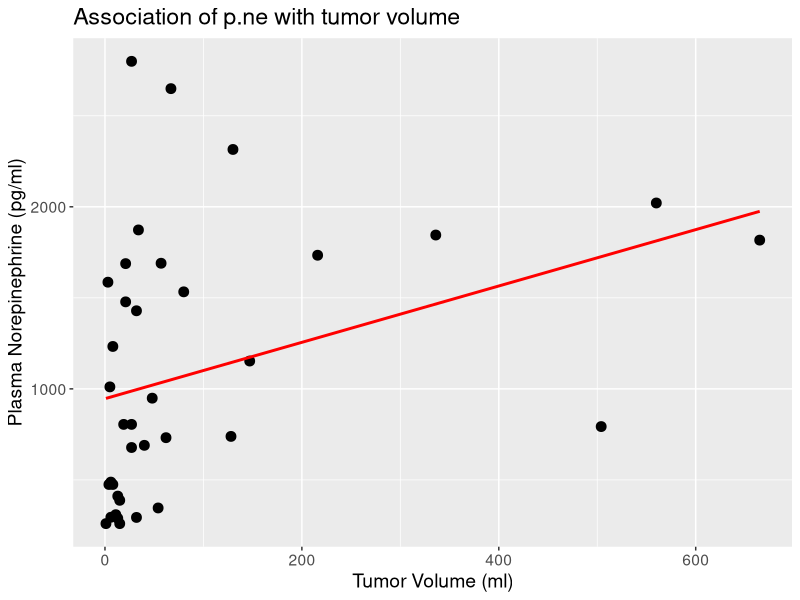
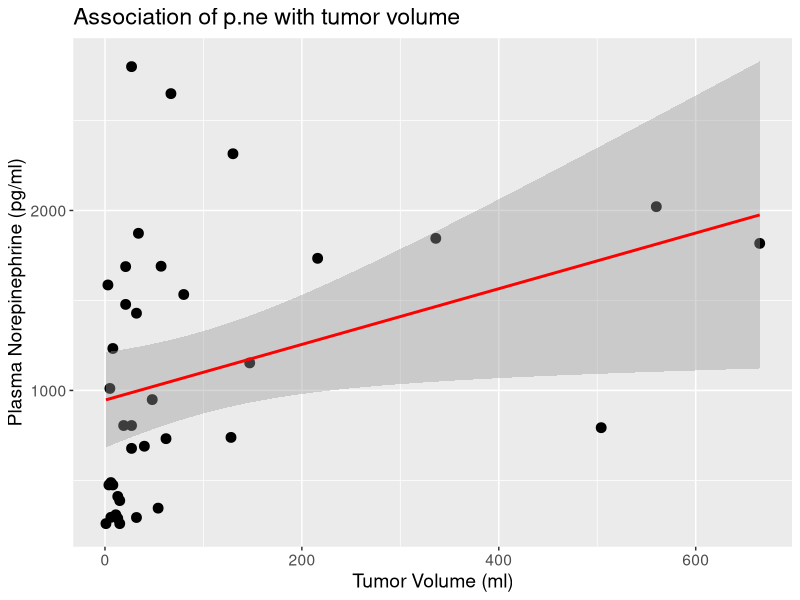

These charts were generated, in order, by the following R code: (Note: this script raises an error after producing the figures.)
## ---- chunk 1
knitr::opts_chunk$set(comment=NA)
options(width = 55)
## ---- chunk 2
library(tidyverse)

VHL <- read.csv("vonHippel-Lindau.csv") %>% tbl_df
## ---- chunk 3
head(VHL)
## ---- chunk 4
ggplot(VHL, aes(x = tumorvol, y = p.ne)) +
  geom_point(size = 3) +
  geom_smooth(method="lm", col = "red", se = FALSE) +
  theme(text = element_text(size = 14)) +
  labs(title = "Association of p.ne with tumor volume",
       x = "Tumor Volume (ml)", y = "Plasma Norepinephrine (pg/ml)")
## ---- chunk 5
model1 <- lm(p.ne ~ tumorvol, data = VHL)
model1
## ---- chunk 6
predict(model1, newdata = data_frame(tumorvol = 200), 
        interval = "prediction", level = 0.95)
## ---- chunk 7
predict(model1, newdata = data_frame(tumorvol = 200), 
        interval = "confidence", level = 0.95)
## ---- chunk 8
ggplot(VHL, aes(x = tumorvol, y = p.ne)) +
  geom_point(size = 3) +
  geom_smooth(method="lm", col = "red") +
  theme(text = element_text(size = 14)) +
  labs(title = "Association of p.ne with tumor volume",
       x = "Tumor Volume (ml)", y = "Plasma Norepinephrine (pg/ml)")
## ---- chunk 9
knitr::include_graphics("images/model1summary.png")
## ---- chunk 10
knitr::include_graphics("images/model1b.png")
## ---- chunk 11
broom::tidy(model1)
## ---- chunk 12
knitr::include_graphics("images/model1a.png")
## ---- chunk 13
knitr::include_graphics("images/resid1a.png")
## ---- chunk 14
knitr::include_graphics("images/resid1b.png")
## ---- chunk 15
knitr::include_graphics("images/resid1c.png")
## ---- chunk 16
knitr::include_graphics("images/resid1d.png")
## ---- chunk 17
knitr::include_graphics("images/model1c.png")
## ---- chunk 18
cor(VHL$p.ne, VHL$tumorvol)
## ---- chunk 19
broom::glance(model1)
## ---- chunk 20
knitr::include_graphics("images/group_form.png")
## ---- chunk 21
cor(VHL$p.ne, VHL$tumorvol)
cor(VHL$p.ne, VHL$tumorvol, method = "spearman")
## ---- chunk 22
set.seed(431912)

x <- rnorm(100, 50, 10)
e <- rnorm(100, 0, 21)
y <- -2*x + 300 + e

frame1 <- data_frame(id = 1:100, x, y) 

ggplot(frame1, aes(x = x, y = y)) +
  geom_point() +
  geom_smooth(method = "lm", se = FALSE, col = "red") +
  annotate("text", x = 65, y = 260, col = "blue", size = 6, 
           label = paste0("Pearson r = ", round(cor(frame1$x, frame1$y),3))) +
  annotate("text", x = 32, y = 160, col = "red", size = 6,
           label = paste0("OLS: intercept = ", round(coef(lm(y ~ x, data = frame1))[1],1))) +
  annotate("text", x = 32, y = 150, col = "red", size = 6,
           label = paste0("OLS: slope = ", round(coef(lm(y ~ x, data = frame1))[2],1)))
## ---- chunk 23
set.seed(431912)

x <- rnorm(100, 50, 10)
e <- rnorm(100, 0, 45.3)
y <- -2*x + 300 + e

frame2 <- data_frame(id = 1:100, x, y) 

ggplot(frame2, aes(x = x, y = y)) +
  geom_point() +
  geom_smooth(method = "lm", se = FALSE, col = "red") +
  annotate("text", x = 65, y = 340, col = "blue", size = 6, 
           label = paste0("Pearson r = ", round(cor(frame2$x, frame2$y),3))) +
  annotate("text", x = 32, y = 80, col = "red", size = 6,
           label = paste0("OLS: intercept = ", round(coef(lm(y ~ x, data = frame2))[1],1))) +
  annotate("text", x = 32, y = 65, col = "red", size = 6,
           label = paste0("OLS: slope = ", round(coef(lm(y ~ x, data = frame2))[2],1)))
## ---- chunk 24
set.seed(431912)

x <- rnorm(100, 50, 10)
e <- rnorm(100, 0, 129)
y <- -2*x + 400 + e

frame3 <- data_frame(id = 1:100, x, y) 

ggplot(frame3, aes(x = x, y = y)) +
  geom_point() +
  geom_smooth(method = "lm", se = FALSE, col = "red") +
  annotate("text", x = 65, y = 580, col = "blue", size = 6, 
           label = paste0("Pearson r = ", round(cor(frame3$x, frame3$y),3))) +
  annotate("text", x = 32, y = 80, col = "red", size = 6,
           label = paste0("OLS: intercept = ", round(coef(lm(y ~ x, data = frame3))[1],1))) +
  annotate("text", x = 32, y = 40, col = "red", size = 6,
           label = paste0("OLS: slope = ", round(coef(lm(y ~ x, data = frame3))[2],1)))
## ---- chunk 25
set.seed(431933)

x <- rnorm(100, 50, 10)
e <- rnorm(100, 0, 9.8)
y <- - 2.2*x + 180 + e

frame4 <- data_frame(id = 1:100, x, y) 

ggplot(frame4, aes(x = x, y = y)) +
  geom_point() +
  geom_smooth(method = "lm", se = FALSE, col = "red") +
  annotate("text", x = 65, y = 100, col = "blue", size = 6, 
           label = paste0("Pearson r = ", round(cor(frame4$x, frame4$y),3))) +
  annotate("text", x = 32, y = 50, col = "red", size = 6,
           label = paste0("OLS: intercept = ", round(coef(lm(y ~ x, data = frame4))[1],1))) +
  annotate("text", x = 32, y = 40, col = "red", size = 6,
           label = paste0("OLS: slope = ", round(coef(lm(y ~ x, data = frame4))[2],1)))
## ---- chunk 26
p1 <- ggplot(frame1, aes(x = x, y = y)) +
  geom_point() +
  geom_smooth(method = "lm", se = FALSE, col = "red") + 
  annotate("text", x = 65, y = 250, col = "blue", size = 7, 
           label = paste0("r = ", round(cor(frame1$x, frame1$y),2)))

p2 <- ggplot(frame2, aes(x = x, y = y)) +
  geom_point() +
  geom_smooth(method = "lm", se = FALSE, col = "red") + 
  annotate("text", x = 65, y = 300, col = "blue", size = 7, 
           label = paste0("r = ", round(cor(frame2$x, frame2$y),2)))

p3 <- ggplot(frame3, aes(x = x, y = y)) +
  geom_point() +
  geom_smooth(method = "lm", se = FALSE, col = "red") + 
  annotate("text", x = 65, y = 600, col = "blue", size = 7, 
           label = paste0("r = ", round(cor(frame3$x, frame3$y),2)))

p4 <- ggplot(frame4, aes(x = x, y = y)) +
  geom_point() +
  geom_smooth(method = "lm", se = FALSE, col = "red") + 
  annotate("text", x = 65, y = 100, col = "blue", size = 7, 
           label = paste0("r = ", round(cor(frame4$x, frame4$y),2)))

gridExtra::grid.arrange(p1, p2, p3, p4, nrow = 2)
## ---- chunk 27
set.seed(431933)

x <- rnorm(100, 50, 10)
y <- rnorm(100, 200, 50)

frame5 <- data_frame(id = 1:100, x, y) 

ggplot(frame5, aes(x = x, y = y)) +
  geom_point() +
  geom_smooth(method = "lm", se = FALSE, col = "red") +
  annotate("text", x = 65, y = 350, col = "blue", size = 6, 
           label = paste0("Pearson r = ", round(cor(frame5$x, frame5$y),3))) +
  annotate("text", x = 65, y = 80, col = "red", size = 6,
           label = paste0("OLS: intercept = ", round(coef(lm(y ~ x, data = frame5))[1],1))) +
  annotate("text", x = 65, y = 60, col = "red", size = 6,
           label = paste0("OLS: slope = ", round(coef(lm(y ~ x, data = frame5))[2],1)))
## ---- chunk 28
set.seed(43191)

x <- rnorm(100, 50, 10)
e <- rnorm(100, 0, 25)
y <- -3*x + 300 + e

frame6 <- data_frame(id = 1:100, x, y) 

frame6$x[14] <- 25
frame6$y[14] <- 75

frame6$y[90] <- 225
frame6$x[90] <- 80

ggplot(frame6, aes(x = x, y = y)) +
  geom_point() +
  geom_smooth(method = "lm", se = FALSE, col = "red") +
  annotate("text", x = 65, y = 225, col = "blue", size = 6, 
           label = paste0("Pearson r = ", round(cor(frame6$x, frame6$y),3))) +
  annotate("text", x = 40, y = 80, col = "red", size = 6,
           label = paste0("OLS: intercept = ", round(coef(lm(y ~ x, data = frame6))[1],1))) +
  annotate("text", x = 40, y = 60, col = "red", size = 6,
           label = paste0("OLS: slope = ", round(coef(lm(y ~ x, data = frame6))[2],1)))
## ---- chunk 29
ggplot(frame6, aes(x = x, y = y)) +
  geom_point() +
  geom_smooth(method = "lm", se = FALSE, col = "red") +
  annotate("label", x = 25, y = 75, label = "A", size = 6, fill = "yellow") +
  annotate("text", x = 65, y = 225, col = "blue", size = 6, 
           label = paste0("Pearson r = ", round(cor(frame6$x, frame6$y),3))) +
  annotate("text", x = 40, y = 80, col = "red", size = 6,
           label = paste0("OLS: intercept = ", round(coef(lm(y ~ x, data = frame6))[1],1))) +
  annotate("text", x = 40, y = 60, col = "red", size = 6,
           label = paste0("OLS: slope = ", round(coef(lm(y ~ x, data = frame6))[2],1))) + 
  labs(title = "Summaries with Point A included")
## ---- chunk 30
frame6noA <- filter(frame6, id != 14)

ggplot(frame6noA, aes(x = x, y = y)) +
  geom_point() +
  geom_smooth(method = "lm", se = FALSE, col = "red") +
  geom_abline(intercept = 264.1, slope = -2.3, col = "purple") +
  annotate("label", x = 25, y = 75, label = "A", size = 6, fill = "purple", col = "white") +
  annotate("text", x = 65, y = 225, col = "blue", size = 6, 
           label = paste0("Pearson r = ", round(cor(frame6noA$x, frame6noA$y),3))) +
  annotate("text", x = 40, y = 80, col = "red", size = 6,
           label = paste0("OLS: intercept = ", round(coef(lm(y ~ x, data = frame6noA))[1],1))) +
  annotate("text", x = 40, y = 60, col = "red", size = 6,
           label = paste0("OLS: slope = ", round(coef(lm(y ~ x, data = frame6noA))[2],1))) + 
  labs(title = "Summaries, Model Results without Point A",
       subtitle = "Original Line with Point A included is shown in Purple")
## ---- chunk 31
ggplot(frame6, aes(x = x, y = y)) +
  geom_point() +
  geom_smooth(method = "lm", se = FALSE, col = "red") +
  annotate("label", x = 80, y = 225, label = "B", size = 6, fill = "yellow") +
  annotate("text", x = 65, y = 225, col = "blue", size = 6, 
           label = paste0("Pearson r = ", round(cor(frame6$x, frame6$y),3))) +
  annotate("text", x = 40, y = 80, col = "red", size = 6,
           label = paste0("OLS: intercept = ", round(coef(lm(y ~ x, data = frame6))[1],1))) +
  annotate("text", x = 40, y = 60, col = "red", size = 6,
           label = paste0("OLS: slope = ", round(coef(lm(y ~ x, data = frame6))[2],1))) + 
  labs(title = "Summaries with Point B included")
## ---- chunk 32
frame6noB <- filter(frame6, id != 90)

ggplot(frame6noB, aes(x = x, y = y)) +
  geom_point() +
  geom_smooth(method = "lm", se = FALSE, col = "red") +
  geom_abline(intercept = 264.1, slope = -2.3, col = "purple") +
  annotate("label", x = 80, y = 225, label = "B", size = 6, fill = "purple", col = "white") +
  annotate("text", x = 65, y = 225, col = "blue", size = 6, 
           label = paste0("Pearson r = ", round(cor(frame6noB$x, frame6noB$y),3))) +
  annotate("text", x = 40, y = 80, col = "red", size = 6,
           label = paste0("OLS: intercept = ", round(coef(lm(y ~ x, data = frame6noB))[1],1))) +
  annotate("text", x = 40, y = 60, col = "red", size = 6,
           label = paste0("OLS: slope = ", round(coef(lm(y ~ x, data = frame6noB))[2],1))) + 
  labs(title = "Summaries, Model Results without Point B",
       subtitle = "Original Line with Point B included is shown in Purple")
## ---- chunk 33
ggplot(frame6, aes(x = x, y = y)) +
  geom_point() +
  geom_smooth(method = "lm", se = FALSE, col = "red") +
  annotate("label", x = 25, y = 75, label = "A", size = 6, fill = "yellow") +
  annotate("label", x = 80, y = 225, label = "B", size = 6, fill = "yellow") +
  annotate("text", x = 65, y = 225, col = "blue", size = 6, 
           label = paste0("Pearson r = ", round(cor(frame6$x, frame6$y),3))) +
  labs(title = "Summaries with Points A and B included")
## ---- chunk 34
frame6noAB <- frame6 %>%
  filter(id != 90,
         id != 14)

ggplot(frame6noAB, aes(x = x, y = y)) +
  geom_point() +
  geom_smooth(method = "lm", se = FALSE, col = "red") +
  geom_abline(intercept = 264.1, slope = -2.3, col = "purple") +
  annotate("label", x = 25, y = 75, label = "A", size = 6, fill = "purple", col = "white") +
  annotate("label", x = 80, y = 225, label = "B", size = 6, fill = "purple", col = "white") +
  annotate("text", x = 65, y = 240, col = "blue", size = 6, 
           label = paste0("A and B out: r = ", round(cor(frame6noAB$x, frame6noAB$y),3))) +
  annotate("text", x = 65, y = 220, col = "purple", size = 6, 
           label = paste0("With A and B: r = ", round(cor(frame6$x, frame6$y),3))) +
  labs(title = "Summaries, Model Results without A or B",
       subtitle = "Original Line with Points A and B included is shown in Purple")
## ---- chunk 35
knitr::include_graphics("images/spearmanpic1.png")
## ---- chunk 36
knitr::include_graphics("images/spearmanpic4.png")
## ---- chunk 37
ggplot(VHL, aes(x = tumorvol, y = p.ne)) +
  geom_point(size = 3) +
  geom_smooth(method="lm", se=FALSE, col = "red") +
  theme(text = element_text(size = 14)) +
  annotate("text", x = 550, y = 2700, col = "red", size = 6,
           label = paste("Pearson r = ", signif(cor(VHL$tumorvol, VHL$p.ne),2))) +
  annotate("text", x = 550, y = 2500, col = "blue", size = 6,
           label = paste("Spearman r = ", signif(cor(VHL$tumorvol, VHL$p.ne, method="spearman"),2))) +
  labs(title = "Association of p.ne with tumor volume",
       x = "Tumor Volume (ml)", y = "Plasma Norepinephrine (pg/ml)")
## ---- chunk 38
ggplot(VHL, aes(x = tumorvol, y = p.ne)) +
  geom_point(size = 3) +
  geom_smooth(method = "loess", col = "navy") +
  theme(text = element_text(size = 14)) +
  labs(title = "Association of p.ne with tumor volume",
       x = "Tumor Volume (ml)", y = "Plasma Norepinephrine (pg/ml)")
## ---- chunk 39
ggplot(VHL, aes(x = log(tumorvol), y = p.ne)) +
  geom_point(size = 3) +
  geom_smooth(method = "loess", col = "navy") +
  theme(text = element_text(size = 14)) +
  labs(title = "Association of p.ne with log(tumor volume)",
       x = "Natural logarithm of Tumor Volume (ml)", y = "Plasma Norepinephrine (pg/ml)")
## ---- chunk 40
ggplot(VHL, aes(x = log(tumorvol), y = log(p.ne))) +
  geom_point(size = 3) +
  geom_smooth(method = "loess", col = "navy") +
  theme(text = element_text(size = 14)) +
  labs(title = "Association of log(p.ne) with log(tumorvol)",
       x = "Log of Tumor Volume (ml)", y = "Log of Plasma Norepinephrine (pg/ml)")
## ---- chunk 41
ggplot(VHL, aes(x = log(tumorvol), y = p.ne)) +
  geom_point(size = 3) +
  geom_smooth(method = "lm", col = "red") +
  theme(text = element_text(size = 14)) +
  labs(title = "Association of p.ne with log(tumorvol)",
       x = "Natural logarithm of Tumor Volume (ml)", y = "Plasma Norepinephrine (pg/ml)")
## ---- chunk 42
VHL <- VHL %>%
  mutate(diagnosis = fct_recode(factor(disease), 
                                "neoplasia" = "1",
                                "von H-L" = "0")
  )
## ---- chunk 43
VHL
## ---- chunk 44
ggplot(VHL, aes(x = log(tumorvol), y = p.ne, col = diagnosis)) +
  geom_point(size = 3) +
  stat_smooth(method=lm, se=FALSE) +
  theme(text = element_text(size = 14)) +
  labs(title = "p.ne vs. log(tumorvol), by diagnosis",
       x = "Natural logarithm of Tumor Volume (ml)", y = "Plasma Norepinephrine (pg/ml)") +
  theme_bw()
## ---- chunk 45
ggplot(VHL, aes(x = log(tumorvol), y = p.ne, col = diagnosis)) +
  geom_point(size = 3) +
  stat_smooth(method=lm) +
  facet_wrap(~ diagnosis) +
  guides(color = FALSE) +
  theme(text = element_text(size = 14)) +
  labs(title = "p.ne vs. log(tumorvol), by diagnosis",
       x = "Natural logarithm of Tumor Volume (ml)", y = "Plasma Norepinephrine (pg/ml)") +
  theme_bw()
## ---- chunk 46
model2 <- lm(p.ne ~ log(tumorvol) * diagnosis, data = VHL)
model2
## ---- chunk 47
predict(model2, newdata = data_frame(tumorvol = 200, 
        diagnosis = "neoplasia"), interval = "prediction")
## ---- chunk 48
predict(model2, newdata = data_frame(tumorvol = 200, 
        diagnosis = "von H-L"), interval = "prediction")
## ---- chunk 49
broom::tidy(model2)
## ---- chunk 50
broom::glance(model2)
## ---- chunk 51
broom::glance(model1)
